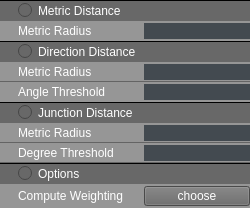
           <widget class="QWidget" name="widget_78" native="true">
            <property name="sizePolicy">
             <sizepolicy hsizetype="Preferred" vsizetype="Preferred">
              <horstretch>0</horstretch>
              <verstretch>0</verstretch>
             </sizepolicy>
            </property>
            <layout class="QVBoxLayout" name="verticalLayout_24">
             <property name="spacing">
              <number>0</number>
             </property>
             <property name="sizeConstraint">
              <enum>QLayout::SetDefaultConstraint</enum>
             </property>
             <property name="leftMargin">
              <number>0</number>
             </property>
             <property name="topMargin">
              <number>0</number>
             </property>
             <property name="rightMargin">
              <number>0</number>
             </property>
             <property name="bottomMargin">
              <number>0</number>
             </property>
             <item>
              <widget class="QWidget" name="widget_79" native="true">
               <property name="sizePolicy">
                <sizepolicy hsizetype="Expanding" vsizetype="Fixed">
                 <horstretch>0</horstretch>
                 <verstretch>0</verstretch>
                </sizepolicy>
               </property>
               <property name="maximumSize">
                <size>
                 <width>16777215</width>
                 <height>35</height>
                </size>
               </property>
               <property name="styleSheet">
                <string notr="true">QWidget
{
    background-color: rgb(104, 104, 104);
        border-top: 1px solid rgb(0 , 0 , 0);
  border-bottom: 1px solid transparent;
}
	

 

</string>
               </property>
               <layout class="QVBoxLayout" name="verticalLayout_57">
                <property name="leftMargin">
                 <number>0</number>
                </property>
                <property name="topMargin">
                 <number>0</number>
                </property>
                <property name="rightMargin">
                 <number>0</number>
                </property>
                <property name="bottomMargin">
                 <number>0</number>
                </property>
                <item>
                 <widget class="QRadioButton" name="radioButton_36">
                  <property name="sizePolicy">
                   <sizepolicy hsizetype="Expanding" vsizetype="Fixed">
                    <horstretch>0</horstretch>
                    <verstretch>0</verstretch>
                   </sizepolicy>
                  </property>
                  <property name="minimumSize">
                   <size>
                    <width>0</width>
                    <height>0</height>
                   </size>
                  </property>
                  <property name="maximumSize">
                   <size>
                    <width>16777215</width>
                    <height>16777215</height>
                   </size>
                  </property>
                  <property name="styleSheet">
                   <string notr="true">QRadioButton
{
    font: 8pt &quot;Ebrima&quot;;
    color:white;
    background-color: rgb(104, 104, 104);
    padding-left:18px;  
	padding-bottom:2 px;
	padding-top:2 px;
  }
	
 QRadioButton:hover
{
	background-color: rgb(180, 53, 180);
}

QRadioButton:pressed
{
    background-color: rgb(180, 53, 180);
 }

</string>
                  </property>
                  <property name="text">
                   <string>Metric Distance</string>
                  </property>
                 </widget>
                </item>
               </layout>
              </widget>
             </item>
             <item>
              <widget class="QWidget" name="widget_80" native="true">
               <property name="styleSheet">
                <string notr="true">QWidget
{
    background-color: rgb(150, 150, 150);
    
}</string>
               </property>
               <layout class="QHBoxLayout" name="horizontalLayout_22">
                <property name="spacing">
                 <number>6</number>
                </property>
                <property name="leftMargin">
                 <number>18</number>
                </property>
                <property name="topMargin">
                 <number>2</number>
                </property>
                <property name="rightMargin">
                 <number>0</number>
                </property>
                <property name="bottomMargin">
                 <number>2</number>
                </property>
                <item>
                 <widget class="QLabel" name="label_5">
                  <property name="sizePolicy">
                   <sizepolicy hsizetype="Minimum" vsizetype="Fixed">
                    <horstretch>0</horstretch>
                    <verstretch>0</verstretch>
                   </sizepolicy>
                  </property>
                  <property name="minimumSize">
                   <size>
                    <width>120</width>
                    <height>0</height>
                   </size>
                  </property>
                  <property name="maximumSize">
                   <size>
                    <width>120</width>
                    <height>16777215</height>
                   </size>
                  </property>
                  <property name="styleSheet">
                   <string notr="true">    border-top: 0px solid rgb(0 , 0 , 0);
    font: 8pt &quot;Ebrima&quot;;   
	color:white;   
    border-top: 0px solid rgb(0 , 0 , 0); 
</string>
                  </property>
                  <property name="text">
                   <string>Metric Radius</string>
                  </property>
                 </widget>
                </item>
                <item>
                 <widget class="QLineEdit" name="lineEdit_12">
                  <property name="sizePolicy">
                   <sizepolicy hsizetype="Expanding" vsizetype="Fixed">
                    <horstretch>0</horstretch>
                    <verstretch>0</verstretch>
                   </sizepolicy>
                  </property>
                  <property name="styleSheet">
                   <string notr="true">border :0px solid  rgb(67, 74, 80);
color: rgb(255, 255, 255);
background-color: rgb(67, 74, 80);
font: 8pt &quot;Ebrima&quot;;




</string>
                  </property>
                  <property name="alignment">
                   <set>Qt::AlignCenter</set>
                  </property>
                 </widget>
                </item>
               </layout>
              </widget>
             </item>
             <item>
              <widget class="QWidget" name="widget_81" native="true">
               <property name="sizePolicy">
                <sizepolicy hsizetype="Expanding" vsizetype="Fixed">
                 <horstretch>0</horstretch>
                 <verstretch>0</verstretch>
                </sizepolicy>
               </property>
               <property name="maximumSize">
                <size>
                 <width>16777215</width>
                 <height>35</height>
                </size>
               </property>
               <property name="styleSheet">
                <string notr="true">QWidget
{
    background-color: rgb(104, 104, 104);
        border-top: 1px solid rgb(0 , 0 , 0);
  border-bottom: 1px solid transparent;
}
	

 

</string>
               </property>
               <layout class="QVBoxLayout" name="verticalLayout_58">
                <property name="leftMargin">
                 <number>0</number>
                </property>
                <property name="topMargin">
                 <number>0</number>
                </property>
                <property name="rightMargin">
                 <number>0</number>
                </property>
                <property name="bottomMargin">
                 <number>0</number>
                </property>
                <item>
                 <widget class="QRadioButton" name="radioButton_37">
                  <property name="sizePolicy">
                   <sizepolicy hsizetype="Expanding" vsizetype="Fixed">
                    <horstretch>0</horstretch>
                    <verstretch>0</verstretch>
                   </sizepolicy>
                  </property>
                  <property name="minimumSize">
                   <size>
                    <width>0</width>
                    <height>0</height>
                   </size>
                  </property>
                  <property name="maximumSize">
                   <size>
                    <width>16777215</width>
                    <height>35</height>
                   </size>
                  </property>
                  <property name="styleSheet">
                   <string notr="true">QRadioButton
{
    font: 8pt &quot;Ebrima&quot;;
    color:white;
    background-color: rgb(104, 104, 104);
    padding-left:18px;  
	padding-bottom:2 px;
	padding-top:2 px;
  }
	
 QRadioButton:hover
{
	background-color: rgb(180, 53, 180);
}

QRadioButton:pressed
{
    background-color: rgb(180, 53, 180);
 }

</string>
                  </property>
                  <property name="text">
                   <string>Direction Distance</string>
                  </property>
                 </widget>
                </item>
               </layout>
              </widget>
             </item>
             <item>
              <widget class="QWidget" name="widget_82" native="true">
               <layout class="QVBoxLayout" name="verticalLayout_27" stretch="0,0">
                <property name="spacing">
                 <number>0</number>
                </property>
                <property name="leftMargin">
                 <number>0</number>
                </property>
                <property name="topMargin">
                 <number>0</number>
                </property>
                <property name="rightMargin">
                 <number>0</number>
                </property>
                <property name="bottomMargin">
                 <number>0</number>
                </property>
                <item>
                 <widget class="QWidget" name="widget_83" native="true">
                  <property name="styleSheet">
                   <string notr="true">.QWidget
{
    background-color: rgb(150, 150, 150);
       border-bottom: 1px solid  rgb(100, 100, 100);

}</string>
                  </property>
                  <layout class="QHBoxLayout" name="horizontalLayout_26">
                   <property name="spacing">
                    <number>6</number>
                   </property>
                   <property name="leftMargin">
                    <number>18</number>
                   </property>
                   <property name="topMargin">
                    <number>2</number>
                   </property>
                   <property name="rightMargin">
                    <number>0</number>
                   </property>
                   <property name="bottomMargin">
                    <number>2</number>
                   </property>
                   <item>
                    <widget class="QLabel" name="label_17">
                     <property name="sizePolicy">
                      <sizepolicy hsizetype="Minimum" vsizetype="Fixed">
                       <horstretch>0</horstretch>
                       <verstretch>0</verstretch>
                      </sizepolicy>
                     </property>
                     <property name="minimumSize">
                      <size>
                       <width>120</width>
                       <height>0</height>
                      </size>
                     </property>
                     <property name="maximumSize">
                      <size>
                       <width>120</width>
                       <height>16777215</height>
                      </size>
                     </property>
                     <property name="styleSheet">
                      <string notr="true">    border-top: 0px solid rgb(0 , 0 , 0);
    font: 8pt &quot;Ebrima&quot;;   
	color:white;   
    border-top: 0px solid rgb(0 , 0 , 0); </string>
                     </property>
                     <property name="text">
                      <string>Metric Radius</string>
                     </property>
                    </widget>
                   </item>
                   <item>
                    <widget class="QLineEdit" name="lineEdit_17">
                     <property name="sizePolicy">
                      <sizepolicy hsizetype="Expanding" vsizetype="Fixed">
                       <horstretch>0</horstretch>
                       <verstretch>0</verstretch>
                      </sizepolicy>
                     </property>
                     <property name="minimumSize">
                      <size>
                       <width>0</width>
                       <height>0</height>
                      </size>
                     </property>
                     <property name="styleSheet">
                      <string notr="true">border :0px solid  rgb(67, 74, 80);
color: rgb(255, 255, 255);
background-color: rgb(67, 74, 80);
font: 8pt &quot;Ebrima&quot;;




</string>
                     </property>
                     <property name="alignment">
                      <set>Qt::AlignCenter</set>
                     </property>
                    </widget>
                   </item>
                  </layout>
                 </widget>
                </item>
                <item>
                 <widget class="QWidget" name="widget_84" native="true">
                  <property name="styleSheet">
                   <string notr="true">QWidget
{
    background-color: rgb(150, 150, 150);
  
}</string>
                  </property>
                  <layout class="QHBoxLayout" name="horizontalLayout_30">
                   <property name="spacing">
                    <number>6</number>
                   </property>
                   <property name="leftMargin">
                    <number>18</number>
                   </property>
                   <property name="topMargin">
                    <number>2</number>
                   </property>
                   <property name="rightMargin">
                    <number>0</number>
                   </property>
                   <property name="bottomMargin">
                    <number>2</number>
                   </property>
                   <item>
                    <widget class="QLabel" name="label_46">
                     <property name="sizePolicy">
                      <sizepolicy hsizetype="Minimum" vsizetype="Fixed">
                       <horstretch>0</horstretch>
                       <verstretch>0</verstretch>
                      </sizepolicy>
                     </property>
                     <property name="minimumSize">
                      <size>
                       <width>120</width>
                       <height>0</height>
                      </size>
                     </property>
                     <property name="maximumSize">
                      <size>
                       <width>120</width>
                       <height>16777215</height>
                      </size>
                     </property>
                     <property name="styleSheet">
                      <string notr="true">    border-top: 0px solid rgb(0 , 0 , 0);
    font: 8pt &quot;Ebrima&quot;;   
	color:white;   
    border-top: 0px solid rgb(0 , 0 , 0); </string>
                     </property>
                     <property name="text">
                      <string>Angle Threshold</string>
                     </property>
                    </widget>
                   </item>
                   <item>
                    <widget class="QLineEdit" name="lineEdit_18">
                     <property name="sizePolicy">
                      <sizepolicy hsizetype="Expanding" vsizetype="Fixed">
                       <horstretch>0</horstretch>
                       <verstretch>0</verstretch>
                      </sizepolicy>
                     </property>
                     <property name="minimumSize">
                      <size>
                       <width>0</width>
                       <height>0</height>
                      </size>
                     </property>
                     <property name="styleSheet">
                      <string notr="true">border :0px solid  rgb(67, 74, 80);
color: rgb(255, 255, 255);
background-color: rgb(67, 74, 80);
font: 8pt &quot;Ebrima&quot;;




</string>
                     </property>
                     <property name="alignment">
                      <set>Qt::AlignCenter</set>
                     </property>
                    </widget>
                   </item>
                  </layout>
                 </widget>
                </item>
               </layout>
              </widget>
             </item>
             <item>
              <widget class="QWidget" name="widget_88" native="true">
               <property name="sizePolicy">
                <sizepolicy hsizetype="Expanding" vsizetype="Fixed">
                 <horstretch>0</horstretch>
                 <verstretch>0</verstretch>
                </sizepolicy>
               </property>
               <property name="maximumSize">
                <size>
                 <width>16777215</width>
                 <height>35</height>
                </size>
               </property>
               <property name="styleSheet">
                <string notr="true">QWidget
{
    background-color: rgb(104, 104, 104);
        border-top: 1px solid rgb(0 , 0 , 0);
  border-bottom: 1px solid transparent;
}
	

 

</string>
               </property>
               <layout class="QVBoxLayout" name="verticalLayout_73">
                <property name="leftMargin">
                 <number>0</number>
                </property>
                <property name="topMargin">
                 <number>0</number>
                </property>
                <property name="rightMargin">
                 <number>0</number>
                </property>
                <property name="bottomMargin">
                 <number>0</number>
                </property>
                <item>
                 <widget class="QRadioButton" name="radioButton_50">
                  <property name="sizePolicy">
                   <sizepolicy hsizetype="Expanding" vsizetype="Fixed">
                    <horstretch>0</horstretch>
                    <verstretch>0</verstretch>
                   </sizepolicy>
                  </property>
                  <property name="minimumSize">
                   <size>
                    <width>0</width>
                    <height>0</height>
                   </size>
                  </property>
                  <property name="maximumSize">
                   <size>
                    <width>16777215</width>
                    <height>35</height>
                   </size>
                  </property>
                  <property name="styleSheet">
                   <string notr="true">QRadioButton
{
    font: 8pt &quot;Ebrima&quot;;
    color:white;
    background-color: rgb(104, 104, 104);
    padding-left:18px;  
	padding-bottom:2 px;
	padding-top:2 px;
  }
	
 QRadioButton:hover
{
	background-color: rgb(180, 53, 180);
}

QRadioButton:pressed
{
    background-color: rgb(180, 53, 180);
 }

</string>
                  </property>
                  <property name="text">
                   <string>Junction Distance</string>
                  </property>
                 </widget>
                </item>
               </layout>
              </widget>
             </item>
             <item>
              <widget class="QWidget" name="widget_89" native="true">
               <layout class="QVBoxLayout" name="verticalLayout_30">
                <property name="spacing">
                 <number>0</number>
                </property>
                <property name="leftMargin">
                 <number>0</number>
                </property>
                <property name="topMargin">
                 <number>0</number>
                </property>
                <property name="rightMargin">
                 <number>0</number>
                </property>
                <property name="bottomMargin">
                 <number>0</number>
                </property>
                <item>
                 <widget class="QWidget" name="widget_77" native="true">
                  <property name="styleSheet">
                   <string notr="true">.QWidget
{
    background-color: rgb(150, 150, 150);
       border-bottom: 1px solid  rgb(100, 100, 100);

}</string>
                  </property>
                  <layout class="QHBoxLayout" name="horizontalLayout_31">
                   <property name="spacing">
                    <number>6</number>
                   </property>
                   <property name="leftMargin">
                    <number>18</number>
                   </property>
                   <property name="topMargin">
                    <number>2</number>
                   </property>
                   <property name="rightMargin">
                    <number>0</number>
                   </property>
                   <property name="bottomMargin">
                    <number>2</number>
                   </property>
                   <item>
                    <widget class="QLabel" name="label_47">
                     <property name="sizePolicy">
                      <sizepolicy hsizetype="Minimum" vsizetype="Fixed">
                       <horstretch>0</horstretch>
                       <verstretch>0</verstretch>
                      </sizepolicy>
                     </property>
                     <property name="minimumSize">
                      <size>
                       <width>120</width>
                       <height>0</height>
                      </size>
                     </property>
                     <property name="maximumSize">
                      <size>
                       <width>120</width>
                       <height>16777215</height>
                      </size>
                     </property>
                     <property name="styleSheet">
                      <string notr="true">    border-top: 0px solid rgb(0 , 0 , 0);
    font: 8pt &quot;Ebrima&quot;;   
	color:white;   
    border-top: 0px solid rgb(0 , 0 , 0); </string>
                     </property>
                     <property name="text">
                      <string>Metric Radius</string>
                     </property>
                    </widget>
                   </item>
                   <item>
                    <widget class="QLineEdit" name="lineEdit_19">
                     <property name="sizePolicy">
                      <sizepolicy hsizetype="Expanding" vsizetype="Fixed">
                       <horstretch>0</horstretch>
                       <verstretch>0</verstretch>
                      </sizepolicy>
                     </property>
                     <property name="styleSheet">
                      <string notr="true">border :0px solid  rgb(67, 74, 80);
color: rgb(255, 255, 255);
background-color: rgb(67, 74, 80);
font: 8pt &quot;Ebrima&quot;;




</string>
                     </property>
                     <property name="alignment">
                      <set>Qt::AlignCenter</set>
                     </property>
                    </widget>
                   </item>
                  </layout>
                 </widget>
                </item>
                <item>
                 <widget class="QWidget" name="widget_90" native="true">
                  <property name="styleSheet">
                   <string notr="true">.QWidget
{
    background-color: rgb(150, 150, 150);
       border-bottom: 1px solid  rgb(100, 100, 100);

}</string>
                  </property>
                  <layout class="QHBoxLayout" name="horizontalLayout_38">
                   <property name="spacing">
                    <number>6</number>
                   </property>
                   <property name="leftMargin">
                    <number>18</number>
                   </property>
                   <property name="topMargin">
                    <number>2</number>
                   </property>
                   <property name="rightMargin">
                    <number>0</number>
                   </property>
                   <property name="bottomMargin">
                    <number>2</number>
                   </property>
                   <item>
                    <widget class="QLabel" name="label_22">
                     <property name="sizePolicy">
                      <sizepolicy hsizetype="Minimum" vsizetype="Fixed">
                       <horstretch>0</horstretch>
                       <verstretch>0</verstretch>
                      </sizepolicy>
                     </property>
                     <property name="minimumSize">
                      <size>
                       <width>120</width>
                       <height>0</height>
                      </size>
                     </property>
                     <property name="maximumSize">
                      <size>
                       <width>120</width>
                       <height>16777215</height>
                      </size>
                     </property>
                     <property name="styleSheet">
                      <string notr="true">    border-top: 0px solid rgb(0 , 0 , 0);
    font: 8pt &quot;Ebrima&quot;;   
	color:white;   
    border-top: 0px solid rgb(0 , 0 , 0); </string>
                     </property>
                     <property name="text">
                      <string>Degree Threshold</string>
                     </property>
                    </widget>
                   </item>
                   <item>
                    <widget class="QLineEdit" name="lineEdit_26">
                     <property name="sizePolicy">
                      <sizepolicy hsizetype="Expanding" vsizetype="Fixed">
                       <horstretch>0</horstretch>
                       <verstretch>0</verstretch>
                      </sizepolicy>
                     </property>
                     <property name="minimumSize">
                      <size>
                       <width>0</width>
                       <height>0</height>
                      </size>
                     </property>
                     <property name="styleSheet">
                      <string notr="true">border :0px solid  rgb(67, 74, 80);
color: rgb(255, 255, 255);
background-color: rgb(67, 74, 80);
font: 8pt &quot;Ebrima&quot;;




</string>
                     </property>
                     <property name="alignment">
                      <set>Qt::AlignCenter</set>
                     </property>
                    </widget>
                   </item>
                  </layout>
                 </widget>
                </item>
               </layout>
              </widget>
             </item>
             <item>
              <widget class="QWidget" name="widget_101" native="true">
               <property name="styleSheet">
                <string notr="true">QWidget
{
    background-color: rgb(104, 104, 104);
    border-top: 1px solid rgb(0 , 0 , 0);
    border-bottom: 1px solid transparent;
}
	

 

</string>
               </property>
               <layout class="QVBoxLayout" name="verticalLayout_61">
                <property name="leftMargin">
                 <number>0</number>
                </property>
                <property name="topMargin">
                 <number>0</number>
                </property>
                <property name="rightMargin">
                 <number>0</number>
                </property>
                <property name="bottomMargin">
                 <number>0</number>
                </property>
                <item>
                 <widget class="QRadioButton" name="radioButton_40">
                  <property name="minimumSize">
                   <size>
                    <width>0</width>
                    <height>0</height>
                   </size>
                  </property>
                  <property name="styleSheet">
                   <string notr="true">QRadioButton
{
    font: 8pt &quot;Ebrima&quot;;
    color:white;
    background-color: rgb(104, 104, 104);
    padding-left:18px;  
	padding-bottom:2 px;
	padding-top:2 px;
  }
	
 QRadioButton:hover
{
	background-color: rgb(180, 53, 180);
}

QRadioButton:pressed
{
    background-color: rgb(180, 53, 180);
 }



</string>
                  </property>
                  <property name="text">
                   <string>Options</string>
                  </property>
                 </widget>
                </item>
               </layout>
              </widget>
             </item>
             <item>
              <widget class="QWidget" name="widget_148" native="true">
               <layout class="QVBoxLayout" name="verticalLayout_86">
                <property name="spacing">
                 <number>0</number>
                </property>
                <property name="leftMargin">
                 <number>0</number>
                </property>
                <property name="topMargin">
                 <number>0</number>
                </property>
                <property name="rightMargin">
                 <number>0</number>
                </property>
                <property name="bottomMargin">
                 <number>0</number>
                </property>
                <item>
                 <widget class="QWidget" name="widget_168" native="true">
                  <property name="styleSheet">
                   <string notr="true">.QWidget
{
    background-color: rgb(150, 150, 150);
}</string>
                  </property>
                  <layout class="QHBoxLayout" name="horizontalLayout_104">
                   <property name="spacing">
                    <number>6</number>
                   </property>
                   <property name="leftMargin">
                    <number>18</number>
                   </property>
                   <property name="topMargin">
                    <number>2</number>
                   </property>
                   <property name="rightMargin">
                    <number>0</number>
                   </property>
                   <property name="bottomMargin">
                    <number>2</number>
                   </property>
                   <item>
                    <widget class="QLabel" name="label_98">
                     <property name="sizePolicy">
                      <sizepolicy hsizetype="Minimum" vsizetype="Fixed">
                       <horstretch>0</horstretch>
                       <verstretch>0</verstretch>
                      </sizepolicy>
                     </property>
                     <property name="minimumSize">
                      <size>
                       <width>120</width>
                       <height>0</height>
                      </size>
                     </property>
                     <property name="maximumSize">
                      <size>
                       <width>120</width>
                       <height>16777215</height>
                      </size>
                     </property>
                     <property name="styleSheet">
                      <string notr="true">    border-top: 0px solid rgb(0 , 0 , 0);
    font:8pt &quot;Ebrima&quot;;   
	color:white;   
    border-top: 0px solid rgb(0 , 0 , 0); </string>
                     </property>
                     <property name="text">
                      <string>Compute Weighting</string>
                     </property>
                    </widget>
                   </item>
                   <item>
                    <widget class="QPushButton" name="pushButton_27">
                     <property name="sizePolicy">
                      <sizepolicy hsizetype="Expanding" vsizetype="Fixed">
                       <horstretch>0</horstretch>
                       <verstretch>0</verstretch>
                      </sizepolicy>
                     </property>
                     <property name="minimumSize">
                      <size>
                       <width>0</width>
                       <height>20</height>
                      </size>
                     </property>
                     <property name="maximumSize">
                      <size>
                       <width>16777215</width>
                       <height>20</height>
                      </size>
                     </property>
                     <property name="autoFillBackground">
                      <bool>false</bool>
                     </property>
                     <property name="styleSheet">
                      <string notr="true">QPushButton
{
	font:    9pt &quot;Ebrima&quot;  ;
    color:white;
	background-color: rgb(104, 104, 104);
}

QPushButton:hover
{
    color:white;
	background-color: rgb(255, 107, 228);
     border-top: 1px solid rgb(0 , 0 , 0);
}

QPushButton:pressed
{
    color:white;
	background-color: rgb(255, 107, 228);
     border-top: 1px solid rgb(0 , 0 , 0);
    padding-left:3px;
    padding-top:3px;
}</string>
                     </property>
                     <property name="text">
                      <string>choose</string>
                     </property>
                    </widget>
                   </item>
                  </layout>
                 </widget>
                </item>
               </layout>
              </widget>
             </item>
            </layout>
           </widget>
